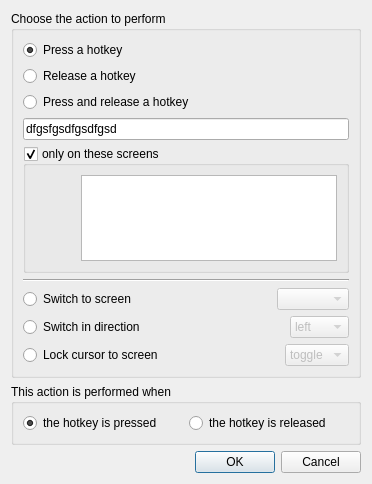
<?xml version="1.0" encoding="UTF-8"?>
<ui version="4.0">
 <class>ActionDialogBase</class>
 <widget class="QDialog" name="ActionDialogBase">
  <property name="geometry">
   <rect>
    <x>0</x>
    <y>0</y>
    <width>372</width>
    <height>484</height>
   </rect>
  </property>
  <property name="windowTitle">
   <string>Configure Action</string>
  </property>
  <layout class="QVBoxLayout">
   <item>
    <widget class="QGroupBox" name="m_pGroupType">
     <property name="title">
      <string>Choose the action to perform</string>
     </property>
     <layout class="QVBoxLayout">
      <item>
       <widget class="QRadioButton" name="m_pRadioPress">
        <property name="text">
         <string>Press a hotkey</string>
        </property>
        <property name="checked">
         <bool>true</bool>
        </property>
       </widget>
      </item>
      <item>
       <widget class="QRadioButton" name="m_pRadioRelease">
        <property name="text">
         <string>Release a hotkey</string>
        </property>
       </widget>
      </item>
      <item>
       <widget class="QRadioButton" name="m_pRadioPressAndRelease">
        <property name="text">
         <string>Press and release a hotkey</string>
        </property>
       </widget>
      </item>
      <item>
       <widget class="KeySequenceWidget" name="m_pKeySequenceWidgetHotkey">
        <property name="sizePolicy">
         <sizepolicy hsizetype="Expanding" vsizetype="Fixed">
          <horstretch>1</horstretch>
          <verstretch>0</verstretch>
         </sizepolicy>
        </property>
        <property name="minimumSize">
         <size>
          <width>256</width>
          <height>0</height>
         </size>
        </property>
        <property name="text">
         <string>dfgsfgsdfgsdfgsd</string>
        </property>
       </widget>
      </item>
      <item>
       <widget class="QGroupBox" name="m_pGroupBoxScreens">
        <property name="title">
         <string>only on these screens</string>
        </property>
        <property name="flat">
         <bool>true</bool>
        </property>
        <property name="checkable">
         <bool>true</bool>
        </property>
        <layout class="QHBoxLayout">
         <item>
          <spacer>
           <property name="orientation">
            <enum>Qt::Horizontal</enum>
           </property>
           <property name="sizeHint" stdset="0">
            <size>
             <width>40</width>
             <height>20</height>
            </size>
           </property>
          </spacer>
         </item>
         <item>
          <widget class="QListWidget" name="m_pListScreens">
           <property name="minimumSize">
            <size>
             <width>128</width>
             <height>64</height>
            </size>
           </property>
           <property name="selectionMode">
            <enum>QAbstractItemView::ExtendedSelection</enum>
           </property>
          </widget>
         </item>
        </layout>
       </widget>
      </item>
      <item>
       <widget class="Line" name="line">
        <property name="orientation">
         <enum>Qt::Horizontal</enum>
        </property>
       </widget>
      </item>
      <item>
       <layout class="QHBoxLayout">
        <item>
         <widget class="QRadioButton" name="m_pRadioSwitchToScreen">
          <property name="text">
           <string>Switch to screen</string>
          </property>
         </widget>
        </item>
        <item>
         <spacer>
          <property name="orientation">
           <enum>Qt::Horizontal</enum>
          </property>
          <property name="sizeHint" stdset="0">
           <size>
            <width>40</width>
            <height>20</height>
           </size>
          </property>
         </spacer>
        </item>
        <item>
         <widget class="QComboBox" name="m_pComboSwitchToScreen">
          <property name="enabled">
           <bool>false</bool>
          </property>
         </widget>
        </item>
       </layout>
      </item>
      <item>
       <layout class="QHBoxLayout">
        <item>
         <widget class="QRadioButton" name="m_pRadioSwitchInDirection">
          <property name="text">
           <string>Switch in direction</string>
          </property>
         </widget>
        </item>
        <item>
         <spacer>
          <property name="orientation">
           <enum>Qt::Horizontal</enum>
          </property>
          <property name="sizeHint" stdset="0">
           <size>
            <width>40</width>
            <height>20</height>
           </size>
          </property>
         </spacer>
        </item>
        <item>
         <widget class="QComboBox" name="m_pComboSwitchInDirection">
          <property name="enabled">
           <bool>false</bool>
          </property>
          <item>
           <property name="text">
            <string>left</string>
           </property>
          </item>
          <item>
           <property name="text">
            <string>right</string>
           </property>
          </item>
          <item>
           <property name="text">
            <string>up</string>
           </property>
          </item>
          <item>
           <property name="text">
            <string>down</string>
           </property>
          </item>
         </widget>
        </item>
       </layout>
      </item>
      <item>
       <layout class="QHBoxLayout">
        <item>
         <widget class="QRadioButton" name="m_pRadioLockCursorToScreen">
          <property name="text">
           <string>Lock cursor to screen</string>
          </property>
         </widget>
        </item>
        <item>
         <spacer>
          <property name="orientation">
           <enum>Qt::Horizontal</enum>
          </property>
          <property name="sizeHint" stdset="0">
           <size>
            <width>40</width>
            <height>20</height>
           </size>
          </property>
         </spacer>
        </item>
        <item>
         <widget class="QComboBox" name="m_pComboLockCursorToScreen">
          <property name="enabled">
           <bool>false</bool>
          </property>
          <item>
           <property name="text">
            <string>toggle</string>
           </property>
          </item>
          <item>
           <property name="text">
            <string>on</string>
           </property>
          </item>
          <item>
           <property name="text">
            <string>off</string>
           </property>
          </item>
         </widget>
        </item>
       </layout>
      </item>
     </layout>
    </widget>
   </item>
   <item>
    <widget class="QGroupBox" name="groupBox_2">
     <property name="title">
      <string>This action is performed when</string>
     </property>
     <layout class="QHBoxLayout">
      <item>
       <widget class="QRadioButton" name="m_pRadioHotkeyPressed">
        <property name="text">
         <string>the hotkey is pressed</string>
        </property>
        <property name="checked">
         <bool>true</bool>
        </property>
       </widget>
      </item>
      <item>
       <widget class="QRadioButton" name="m_pRadioHotkeyReleased">
        <property name="text">
         <string>the hotkey is released</string>
        </property>
       </widget>
      </item>
     </layout>
    </widget>
   </item>
   <item>
    <widget class="QDialogButtonBox" name="buttonBox">
     <property name="orientation">
      <enum>Qt::Horizontal</enum>
     </property>
     <property name="standardButtons">
      <set>QDialogButtonBox::Cancel|QDialogButtonBox::Ok</set>
     </property>
    </widget>
   </item>
  </layout>
 </widget>
 <customwidgets>
  <customwidget>
   <class>KeySequenceWidget</class>
   <extends>QLineEdit</extends>
   <header>KeySequenceWidget.h</header>
  </customwidget>
 </customwidgets>
 <resources/>
 <connections>
  <connection>
   <sender>buttonBox</sender>
   <signal>accepted()</signal>
   <receiver>ActionDialogBase</receiver>
   <slot>accept()</slot>
   <hints>
    <hint type="sourcelabel">
     <x>245</x>
     <y>474</y>
    </hint>
    <hint type="destinationlabel">
     <x>157</x>
     <y>274</y>
    </hint>
   </hints>
  </connection>
  <connection>
   <sender>buttonBox</sender>
   <signal>rejected()</signal>
   <receiver>ActionDialogBase</receiver>
   <slot>reject()</slot>
   <hints>
    <hint type="sourcelabel">
     <x>313</x>
     <y>474</y>
    </hint>
    <hint type="destinationlabel">
     <x>286</x>
     <y>274</y>
    </hint>
   </hints>
  </connection>
  <connection>
   <sender>m_pGroupType</sender>
   <signal>toggled(bool)</signal>
   <receiver>m_pKeySequenceWidgetHotkey</receiver>
   <slot>setDisabled(bool)</slot>
   <hints>
    <hint type="sourcelabel">
     <x>104</x>
     <y>194</y>
    </hint>
    <hint type="destinationlabel">
     <x>110</x>
     <y>132</y>
    </hint>
   </hints>
  </connection>
  <connection>
   <sender>m_pRadioSwitchInDirection</sender>
   <signal>toggled(bool)</signal>
   <receiver>m_pKeySequenceWidgetHotkey</receiver>
   <slot>setDisabled(bool)</slot>
   <hints>
    <hint type="sourcelabel">
     <x>118</x>
     <y>322</y>
    </hint>
    <hint type="destinationlabel">
     <x>81</x>
     <y>129</y>
    </hint>
   </hints>
  </connection>
  <connection>
   <sender>m_pRadioLockCursorToScreen</sender>
   <signal>toggled(bool)</signal>
   <receiver>m_pKeySequenceWidgetHotkey</receiver>
   <slot>setDisabled(bool)</slot>
   <hints>
    <hint type="sourcelabel">
     <x>101</x>
     <y>353</y>
    </hint>
    <hint type="destinationlabel">
     <x>68</x>
     <y>126</y>
    </hint>
   </hints>
  </connection>
  <connection>
   <sender>m_pRadioPress</sender>
   <signal>toggled(bool)</signal>
   <receiver>m_pKeySequenceWidgetHotkey</receiver>
   <slot>setEnabled(bool)</slot>
   <hints>
    <hint type="sourcelabel">
     <x>48</x>
     <y>48</y>
    </hint>
    <hint type="destinationlabel">
     <x>45</x>
     <y>129</y>
    </hint>
   </hints>
  </connection>
  <connection>
   <sender>m_pRadioRelease</sender>
   <signal>toggled(bool)</signal>
   <receiver>m_pKeySequenceWidgetHotkey</receiver>
   <slot>setEnabled(bool)</slot>
   <hints>
    <hint type="sourcelabel">
     <x>135</x>
     <y>70</y>
    </hint>
    <hint type="destinationlabel">
     <x>148</x>
     <y>125</y>
    </hint>
   </hints>
  </connection>
  <connection>
   <sender>m_pRadioPressAndRelease</sender>
   <signal>toggled(bool)</signal>
   <receiver>m_pKeySequenceWidgetHotkey</receiver>
   <slot>setEnabled(bool)</slot>
   <hints>
    <hint type="sourcelabel">
     <x>194</x>
     <y>100</y>
    </hint>
    <hint type="destinationlabel">
     <x>201</x>
     <y>125</y>
    </hint>
   </hints>
  </connection>
  <connection>
   <sender>m_pRadioSwitchToScreen</sender>
   <signal>toggled(bool)</signal>
   <receiver>m_pComboSwitchToScreen</receiver>
   <slot>setEnabled(bool)</slot>
   <hints>
    <hint type="sourcelabel">
     <x>148</x>
     <y>291</y>
    </hint>
    <hint type="destinationlabel">
     <x>350</x>
     <y>290</y>
    </hint>
   </hints>
  </connection>
  <connection>
   <sender>m_pRadioSwitchInDirection</sender>
   <signal>toggled(bool)</signal>
   <receiver>m_pComboSwitchInDirection</receiver>
   <slot>setEnabled(bool)</slot>
   <hints>
    <hint type="sourcelabel">
     <x>158</x>
     <y>322</y>
    </hint>
    <hint type="destinationlabel">
     <x>350</x>
     <y>321</y>
    </hint>
   </hints>
  </connection>
  <connection>
   <sender>m_pRadioLockCursorToScreen</sender>
   <signal>toggled(bool)</signal>
   <receiver>m_pComboLockCursorToScreen</receiver>
   <slot>setEnabled(bool)</slot>
   <hints>
    <hint type="sourcelabel">
     <x>180</x>
     <y>353</y>
    </hint>
    <hint type="destinationlabel">
     <x>350</x>
     <y>352</y>
    </hint>
   </hints>
  </connection>
  <connection>
   <sender>m_pRadioPress</sender>
   <signal>toggled(bool)</signal>
   <receiver>m_pGroupBoxScreens</receiver>
   <slot>setEnabled(bool)</slot>
   <hints>
    <hint type="sourcelabel">
     <x>25</x>
     <y>47</y>
    </hint>
    <hint type="destinationlabel">
     <x>33</x>
     <y>155</y>
    </hint>
   </hints>
  </connection>
  <connection>
   <sender>m_pRadioSwitchToScreen</sender>
   <signal>toggled(bool)</signal>
   <receiver>m_pGroupBoxScreens</receiver>
   <slot>setDisabled(bool)</slot>
   <hints>
    <hint type="sourcelabel">
     <x>48</x>
     <y>278</y>
    </hint>
    <hint type="destinationlabel">
     <x>98</x>
     <y>153</y>
    </hint>
   </hints>
  </connection>
  <connection>
   <sender>m_pRadioRelease</sender>
   <signal>toggled(bool)</signal>
   <receiver>m_pGroupBoxScreens</receiver>
   <slot>setEnabled(bool)</slot>
   <hints>
    <hint type="sourcelabel">
     <x>264</x>
     <y>67</y>
    </hint>
    <hint type="destinationlabel">
     <x>241</x>
     <y>158</y>
    </hint>
   </hints>
  </connection>
  <connection>
   <sender>m_pRadioPressAndRelease</sender>
   <signal>toggled(bool)</signal>
   <receiver>m_pGroupBoxScreens</receiver>
   <slot>setEnabled(bool)</slot>
   <hints>
    <hint type="sourcelabel">
     <x>286</x>
     <y>98</y>
    </hint>
    <hint type="destinationlabel">
     <x>290</x>
     <y>156</y>
    </hint>
   </hints>
  </connection>
  <connection>
   <sender>m_pRadioSwitchInDirection</sender>
   <signal>toggled(bool)</signal>
   <receiver>m_pGroupBoxScreens</receiver>
   <slot>setDisabled(bool)</slot>
   <hints>
    <hint type="sourcelabel">
     <x>38</x>
     <y>313</y>
    </hint>
    <hint type="destinationlabel">
     <x>64</x>
     <y>195</y>
    </hint>
   </hints>
  </connection>
  <connection>
   <sender>m_pRadioLockCursorToScreen</sender>
   <signal>toggled(bool)</signal>
   <receiver>m_pGroupBoxScreens</receiver>
   <slot>setDisabled(bool)</slot>
   <hints>
    <hint type="sourcelabel">
     <x>48</x>
     <y>339</y>
    </hint>
    <hint type="destinationlabel">
     <x>79</x>
     <y>234</y>
    </hint>
   </hints>
  </connection>
  <connection>
   <sender>m_pRadioSwitchToScreen</sender>
   <signal>toggled(bool)</signal>
   <receiver>m_pKeySequenceWidgetHotkey</receiver>
   <slot>setDisabled(bool)</slot>
   <hints>
    <hint type="sourcelabel">
     <x>84</x>
     <y>280</y>
    </hint>
    <hint type="destinationlabel">
     <x>185</x>
     <y>123</y>
    </hint>
   </hints>
  </connection>
 </connections>
</ui>
